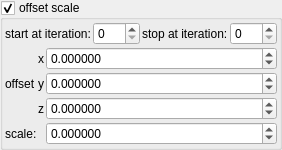
    <widget class="MyGroupBox" name="groupCheck_transf_function_enabledG_false">
     <property name="font">
      <font>
       <weight>50</weight>
       <bold>false</bold>
      </font>
     </property>
     <property name="toolTip">
      <string/>
     </property>
     <property name="title">
      <string>offset scale</string>
     </property>
     <property name="checkable">
      <bool>true</bool>
     </property>
     <layout class="QVBoxLayout" name="verticalLayout_31" stretch="0,0">
      <property name="spacing">
       <number>2</number>
      </property>
      <property name="leftMargin">
       <number>2</number>
      </property>
      <property name="topMargin">
       <number>2</number>
      </property>
      <property name="rightMargin">
       <number>2</number>
      </property>
      <property name="bottomMargin">
       <number>2</number>
      </property>
      <item>
       <layout class="QHBoxLayout" name="horizontalLayout_24" stretch="0,1,0,1">
        <item>
         <widget class="QLabel" name="label_119">
          <property name="text">
           <string>start at iteration:</string>
          </property>
         </widget>
        </item>
        <item>
         <widget class="MySpinBox" name="spinboxInt_transf_start_iterations_G">
          <property name="sizePolicy">
           <sizepolicy hsizetype="Minimum" vsizetype="Maximum">
            <horstretch>0</horstretch>
            <verstretch>0</verstretch>
           </sizepolicy>
          </property>
          <property name="minimum">
           <number>0</number>
          </property>
          <property name="maximum">
           <number>999</number>
          </property>
          <property name="value">
           <number>0</number>
          </property>
         </widget>
        </item>
        <item>
         <widget class="QLabel" name="label_80">
          <property name="text">
           <string>stop at iteration:</string>
          </property>
         </widget>
        </item>
        <item>
         <widget class="MySpinBox" name="spinboxInt_transf_stop_iterations_G">
          <property name="sizePolicy">
           <sizepolicy hsizetype="Preferred" vsizetype="Maximum">
            <horstretch>0</horstretch>
            <verstretch>0</verstretch>
           </sizepolicy>
          </property>
          <property name="maximum">
           <number>999</number>
          </property>
         </widget>
        </item>
       </layout>
      </item>
      <item>
       <layout class="QGridLayout" name="gridLayout_5" columnstretch="0,0,1">
        <property name="spacing">
         <number>2</number>
        </property>
        <item row="1" column="2">
         <widget class="MyDoubleSpinBox" name="spinbox3_transf_addition_constantA_000_y">
          <property name="enabled">
           <bool>true</bool>
          </property>
          <property name="sizePolicy">
           <sizepolicy hsizetype="Minimum" vsizetype="Maximum">
            <horstretch>0</horstretch>
            <verstretch>0</verstretch>
           </sizepolicy>
          </property>
          <property name="font">
           <font>
            <weight>50</weight>
            <bold>false</bold>
           </font>
          </property>
          <property name="decimals">
           <number>6</number>
          </property>
          <property name="minimum">
           <double>-99.989999999999995</double>
          </property>
          <property name="maximum">
           <double>99.989999999999995</double>
          </property>
          <property name="singleStep">
           <double>0.010000000000000</double>
          </property>
         </widget>
        </item>
        <item row="1" column="1">
         <widget class="QLabel" name="label_28">
          <property name="font">
           <font>
            <weight>50</weight>
            <bold>false</bold>
           </font>
          </property>
          <property name="text">
           <string notr="true">y</string>
          </property>
         </widget>
        </item>
        <item row="2" column="2">
         <widget class="MyDoubleSpinBox" name="spinbox3_transf_addition_constantA_000_z">
          <property name="enabled">
           <bool>true</bool>
          </property>
          <property name="sizePolicy">
           <sizepolicy hsizetype="Minimum" vsizetype="Maximum">
            <horstretch>0</horstretch>
            <verstretch>0</verstretch>
           </sizepolicy>
          </property>
          <property name="font">
           <font>
            <weight>50</weight>
            <bold>false</bold>
           </font>
          </property>
          <property name="decimals">
           <number>6</number>
          </property>
          <property name="minimum">
           <double>-99.989999999999995</double>
          </property>
          <property name="maximum">
           <double>99.989999999999995</double>
          </property>
          <property name="singleStep">
           <double>0.010000000000000</double>
          </property>
         </widget>
        </item>
        <item row="2" column="1">
         <widget class="QLabel" name="label_26">
          <property name="font">
           <font>
            <weight>50</weight>
            <bold>false</bold>
           </font>
          </property>
          <property name="text">
           <string notr="true">z</string>
          </property>
         </widget>
        </item>
        <item row="1" column="0">
         <widget class="QLabel" name="label_29">
          <property name="font">
           <font>
            <weight>50</weight>
            <bold>false</bold>
           </font>
          </property>
          <property name="text">
           <string>offset</string>
          </property>
         </widget>
        </item>
        <item row="0" column="1">
         <widget class="QLabel" name="label_27">
          <property name="font">
           <font>
            <weight>50</weight>
            <bold>false</bold>
           </font>
          </property>
          <property name="text">
           <string notr="true">x</string>
          </property>
         </widget>
        </item>
        <item row="0" column="2">
         <widget class="MyDoubleSpinBox" name="spinbox3_transf_addition_constantA_000_x">
          <property name="enabled">
           <bool>true</bool>
          </property>
          <property name="sizePolicy">
           <sizepolicy hsizetype="Minimum" vsizetype="Maximum">
            <horstretch>0</horstretch>
            <verstretch>0</verstretch>
           </sizepolicy>
          </property>
          <property name="font">
           <font>
            <weight>50</weight>
            <bold>false</bold>
           </font>
          </property>
          <property name="prefix">
           <string/>
          </property>
          <property name="decimals">
           <number>6</number>
          </property>
          <property name="minimum">
           <double>-99.989999999999995</double>
          </property>
          <property name="singleStep">
           <double>0.010000000000000</double>
          </property>
         </widget>
        </item>
        <item row="3" column="2">
         <widget class="MyDoubleSpinBox" name="spinbox_transf_scale_neg1">
          <property name="sizePolicy">
           <sizepolicy hsizetype="Minimum" vsizetype="Maximum">
            <horstretch>0</horstretch>
            <verstretch>0</verstretch>
           </sizepolicy>
          </property>
          <property name="font">
           <font>
            <weight>50</weight>
            <bold>false</bold>
           </font>
          </property>
          <property name="prefix">
           <string/>
          </property>
          <property name="suffix">
           <string/>
          </property>
          <property name="decimals">
           <number>6</number>
          </property>
          <property name="minimum">
           <double>-99.989999999999995</double>
          </property>
          <property name="maximum">
           <double>99.989999999999995</double>
          </property>
          <property name="singleStep">
           <double>0.100000000000000</double>
          </property>
         </widget>
        </item>
        <item row="3" column="0" colspan="2">
         <widget class="QLabel" name="label_30">
          <property name="font">
           <font>
            <weight>50</weight>
            <bold>false</bold>
           </font>
          </property>
          <property name="text">
           <string>scale:</string>
          </property>
         </widget>
        </item>
       </layout>
      </item>
     </layout>
    </widget>
